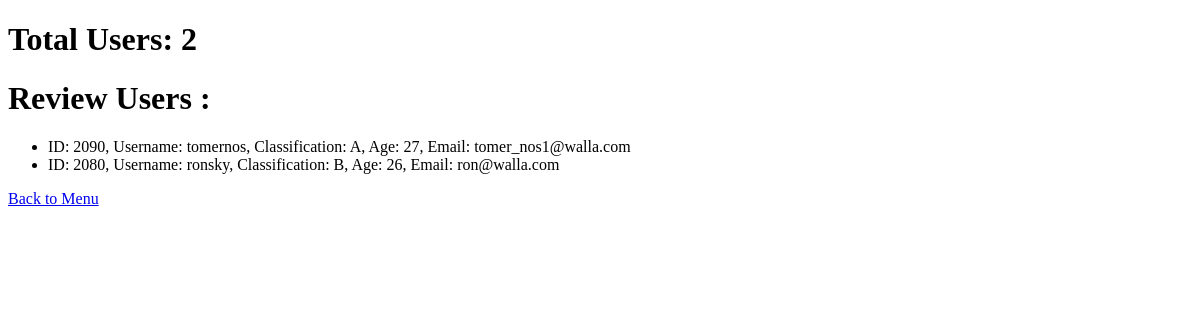
The page /review on the database as committed earlier.
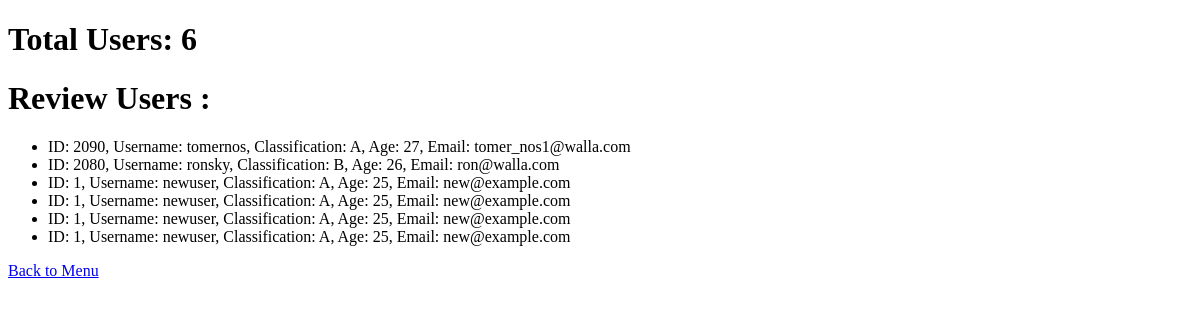
The same page on the database as committed later.
### database.py (models this page shows)
class User(Base):
    __tablename__ = "users"
    key = Column(Integer, primary_key=True, index=True)
    id = Column(String(9), unique=True, nullable=False)
    username = Column(String(55))
    password = Column(String)
    classification = Column(String(1))
    age = Column(Integer)
    email = Column(String(55))

### my_flask.py (the view)
@app.route('/review')
def review():
    users = review_users()
    total_users = count_users()
    return render_template('review.html', users=users, total_users=total_users)

### database.py (called while the page is built)
def review_users():
    db = SessionLocal()
    users = db.query(User).all()
    db.close()
    return users

def count_users():
    db = SessionLocal()
    count = db.query(User).count()
    db.close()
    return count

### templates/review.html (shortened to what this page needs)
<!DOCTYPE html>
<html>
<head>
</head>
<body>
    <h1>Total Users: {{ total_users }}</h1>
    <h1>Review Users : </h1>
    <ul>
        {% for user in users %}
        <li>ID: {{ user.id }}, Username: {{ user.username }}, Classification: {{ user.classification }}, Age: {{ user.age }}, Email: {{ user.email }}</li>
    {% endfor %}
    </ul>
    <a href="/">Back to Menu</a>
</body>
</html>

Rows that differ between the two databases and show on the page:
added User: id "1", username "newuser", classification "A", age "25", email "new@example.com"
added User: id "1", username "newuser", classification "A", age "25", email "new@example.com"
added User: id "1", username "newuser", classification "A", age "25", email "new@example.com"
added User: id "1", username "newuser", classification "A", age "25", email "new@example.com"
Other text that changed with them:
{{ total_users }}: "2" → "6"
